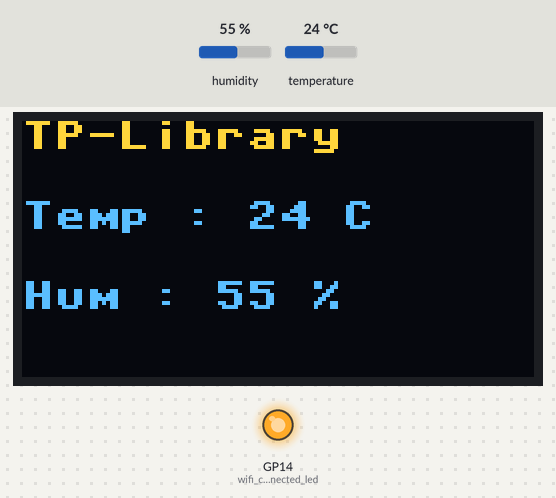
Bench run of a program on a simulated Raspberry Pi Pico running MicroPython. Parts: 128×64 one-colour display, output pins drawn as LEDs (lit = HIGH). Inputs (shaded band) come from the test bench; at power-on: humidity 55 %, temperature 24 °C. The OLED is the two-colour kind (top 16 rows yellow); WiFi joins after 1.5 s; web requests get an empty 200 reply after 0.4 s; what the program prints to the serial console is not drawn.

Above: at 2.7 s.
2.8 s: humidity set to 22 %
At 7.5 s:
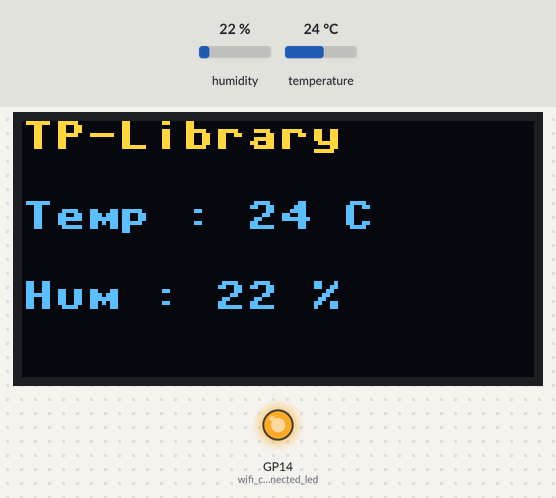
8.9 s: temperature set to 12 °C
At 13.0 s:
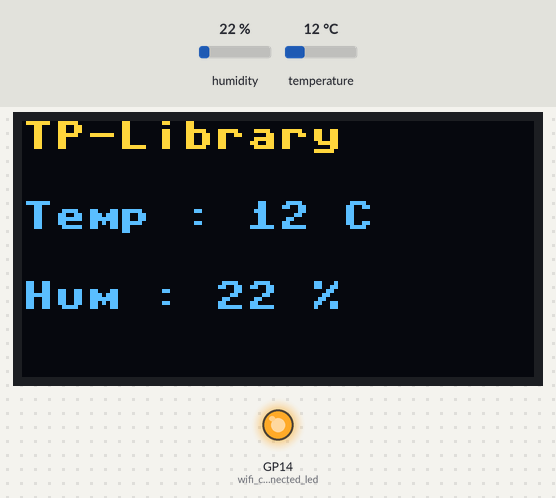
15.0 s: humidity set to 40 %
At 18.5 s:
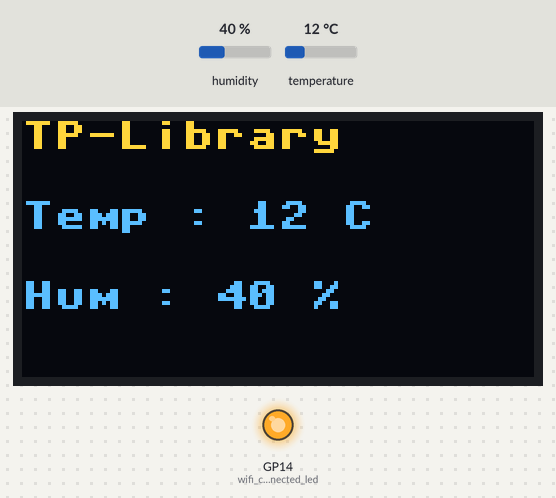
21.1 s: temperature set to 19 °C
Timing chart, 0 to 24.1 s (numbered marks = the images above; inputs shaded):
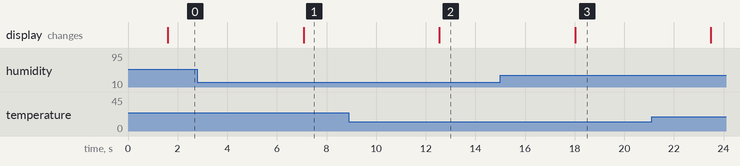

The program:

influxsimplev2.py
```python
#Library
import urequests
import utime
from machine import Pin, I2C
from ssd1306 import SSD1306_I2C
import dht
import network

#setup
wifi_connected_led=Pin(14,Pin.OUT)

i2c=I2C(0, scl = Pin(17), sda = Pin(16), freq=400000)
WIDTH = 128
HEIGHT = 64
display = SSD1306_I2C(WIDTH, HEIGHT, i2c)
sensor = dht.DHT11(Pin(15))


#search for wifi
wifi_connected_led.off()
ssid='ASUS'
pwd='Study090317'

wlan = network.WLAN(network.STA_IF)
wlan.active(True)
wlan.connect(ssid, pwd)
print('connecting to ',ssid,pwd)

while True:
    if wlan.isconnected():
        wifi_connected_led.on()
        print('Connected to ' , wlan.ifconfig())
        print('Pico IP Address : ',wlan.ifconfig()[0])
        break


print('wifi found. ready to transmit data')

org_name='Pico'
url = 'http://192.168.10.131:8086/write?db=weather&org=org_name'
api_key="kOrhIPuRZf33DwdIvx4PlU2BQj2MZ_hzWYeNzEeMQYB2JSvEl70G8EFmXLm3xsvatoWjoE0B9rzEVVhsI7Dszg=="
headers = {
"Content-Type": "application/octet-stream",
"Authorization": f"Token {api_key}",
"InfluxDB-Org": org_name
}

pressure=120
locality = "Library"   #Location of the dht sensor
measurement="Tampines"  #Name of Table in database weather


while True:
    #Reading from the Sensor
    sensor.measure()
    temperature = sensor.temperature()
    humidity = sensor.humidity()

    #showing data on the OLED screen
    display.fill(0)
    display.show()
    display.text("TP-Library",0,0)
    strTemp=f"Temp : {temperature} C"
    display.text(strTemp,0,20)
    strHumidity=f"Hum : {humidity} %"
    display.text(strHumidity,0,40)
    display.show()


    #Assemblying Data for transmission to influxdb
    data = f"{measurement},location={locality} temp={temperature},humidity={humidity},pressure={pressure} "
    print('data',data)
    response = urequests.post(url, headers=headers, data=data)

    # Print response
    print(response.status_code)  #if connection and update is successful, code = 204,  code 400 means not updated
    print(response.text)

    # Close connection
    response.close()   #must remember to close and release connection

    utime.sleep(5) #sampling time for dht11


    #data = f"{measurement},location={locality}-{strLocalTime} temp={temperature},humidity={humidity},pressure={pressure},eventtime={strLocalTime} {timestamp}"
```

Measured:
- after the input at 2.8 s, the display: changes after 4.3 s (image 1)
- after the input at 8.9 s, the display: changes after 3.6 s (image 2)
- after the input at 15.0 s, the display: changes after 3.0 s (image 3)
